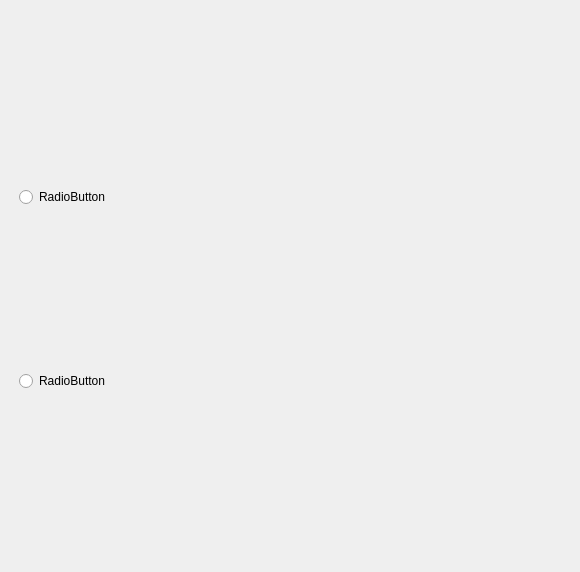
<?xml version="1.0" encoding="UTF-8"?>
<ui version="4.0">
 <class>Form</class>
 <widget class="QWidget" name="Form">
  <property name="geometry">
   <rect>
    <x>0</x>
    <y>0</y>
    <width>580</width>
    <height>572</height>
   </rect>
  </property>
  <property name="windowTitle">
   <string>Form</string>
  </property>
  <widget class="QWidget" name="verticalLayoutWidget">
   <property name="geometry">
    <rect>
     <x>9</x>
     <y>19</y>
     <width>561</width>
     <height>541</height>
    </rect>
   </property>
   <layout class="QVBoxLayout" name="verticalLayout" stretch="5,5">
    <property name="sizeConstraint">
     <enum>QLayout::SetMinimumSize</enum>
    </property>
    <property name="leftMargin">
     <number>10</number>
    </property>
    <property name="topMargin">
     <number>10</number>
    </property>
    <property name="rightMargin">
     <number>10</number>
    </property>
    <property name="bottomMargin">
     <number>10</number>
    </property>
    <item>
     <widget class="QRadioButton" name="radioButton">
      <property name="text">
       <string>RadioButton</string>
      </property>
     </widget>
    </item>
    <item>
     <widget class="QRadioButton" name="radioButton_2">
      <property name="text">
       <string>RadioButton</string>
      </property>
     </widget>
    </item>
   </layout>
  </widget>
 </widget>
 <resources/>
 <connections/>
</ui>
